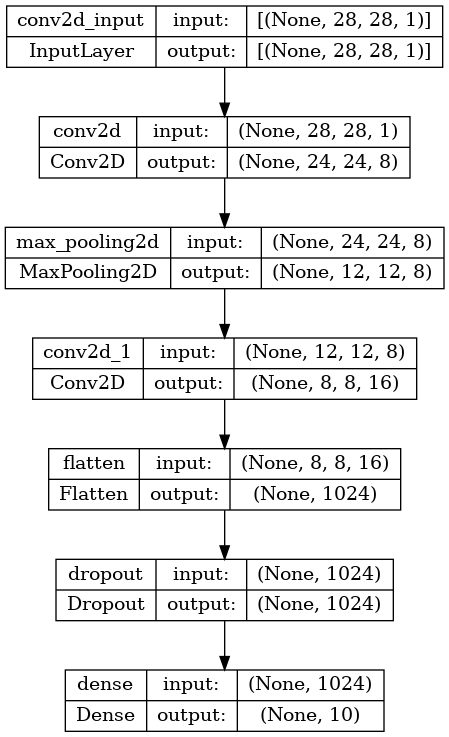

Source code (Python):
import tensorflow as tf
from keras.layers import Conv2D, MaxPool2D, Flatten, Dense, Dropout
from keras.activations import relu, softmax
from keras.models import Sequential
import numpy as np


available_cpus = tf.config.experimental.list_physical_devices("GPU")
if available_cpus:
    for gpu in available_cpus:
        tf.config.experimental.set_memory_growth(gpu, True)
else:
    print("No GPU...")


def create_model(input_shape: tuple) -> tf.keras.models.Sequential:
    sequential_model = Sequential()

    sequential_model.add(Conv2D(
        input_shape=input_shape,
        kernel_size=5,
        filters=8,
        strides=1,
        activation=relu
    ))

    sequential_model.add(MaxPool2D(
        pool_size=(2, 2),
        strides=(2, 2)
    ))

    sequential_model.add(Conv2D(
        kernel_size=5,
        filters=16,
        strides=1,
        activation=relu,
        kernel_initializer=tf.keras.initializers.VarianceScaling()
    ))

    sequential_model.add(Flatten())

    sequential_model.add(Dropout(.2))

    sequential_model.add(Dense(
        units=10,
        activation=softmax,
        kernel_initializer=tf.keras.initializers.VarianceScaling()
    ))

    # Compile the model
    sequential_model.compile(
        loss=tf.keras.losses.SparseCategoricalCrossentropy(),
        optimizer=tf.keras.optimizers.Adam(learning_rate=0.0006),
        metrics=["accuracy"]
    )

    return sequential_model


def evaluate_model(
        model_to_evaluate: Sequential,
        model_history: dict,
        test_data: tuple[np.ndarray, np.ndarray]
):
    loss, accuracy = model_to_evaluate.evaluate(*test_data)

    print(f"\nModel evaluate (on test data):\n"
          f"Loss: {loss}\n"
          f"Accuracy: {(accuracy*100):.2f}%")

    print(f"\nTraining evaluation (last epoch):\n"
          f"Loss: {model_history['loss'][-1]:.3f}\n"
          f"Accuracy: {model_history['accuracy'][-1]*100:.3f}%")

    print(f"\nValidation evaluation (last epoch):\n"
          f"Loss: {model_history['val_loss'][-1]:.3f}\n"
          f"Accuracy: {model_history['val_accuracy'][-1]*100:.3f}%")


if __name__ == "__main__":
    from load_data import load_data
    from callbacks import create_callbacks
    from preprocess_data import preprocess_data
    from datetime import datetime
    from keras.utils import plot_model

    log_dir = f"./.logs/fit/{datetime.now().strftime('%Y%m%d - %H%M%S')}"

    # Load data
    X_train, y_train, X_validation, y_validation, X_test, y_test = load_data()

    # Preprocess data
    X_train = preprocess_data(X_train)
    X_validation = preprocess_data(X_validation)
    X_test = preprocess_data(X_test)

    # Create callbacks
    callbacks = create_callbacks(patience=10, hist_freq=1, log_dir=log_dir)

    model = create_model(input_shape=(28, 28, 1))

    history = model.fit(
        X_train,
        y_train,
        epochs=100,
        validation_data=(X_validation, y_validation),
        callbacks=callbacks
    )

    evaluate_model(
        model_to_evaluate=model,
        test_data=(X_test, y_test),
        model_history=history.history
    )

    plot_model(model, show_shapes=True)

    res = input("Save model(Y/N): ").strip().upper()
    if res == "Y":
        model.save("model.h5")
    else:
        quit()

